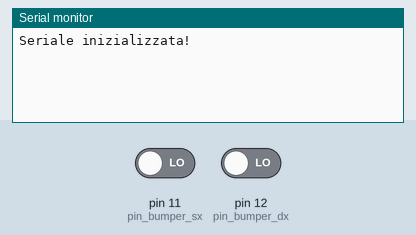
Bench run of a sketch on a simulated Arduino Uno, built with avr-gcc and run on an emulated ATmega328P. Shown: the last lines printed to the serial monitor. The test bench sets the inputs (shaded band); at power-on: pin 11 (pin_bumper_sx) LOW, pin 12 (pin_bumper_dx) LOW.

Above: at 1.2 s.
1.3 s: pin 11 (pin_bumper_sx) driven HIGH
At 1.51 s:
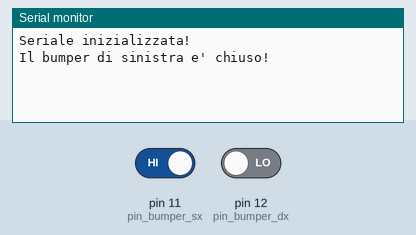
3.4 s: pin 12 (pin_bumper_dx) driven HIGH
At 3.61 s:
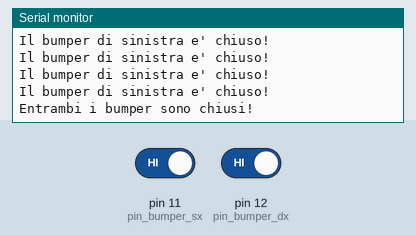
5.5 s: pin 11 (pin_bumper_sx) driven LOW
At 5.71 s:
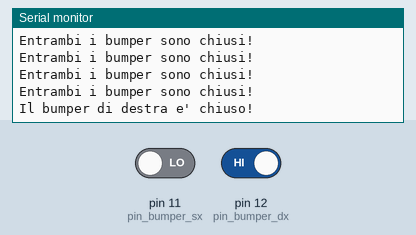

The sketch:

bumper.ino
```cpp
/**
 * bumper.ino
 * Breve guia all'uso dei bumper
 * @author Emanuele Giacomini 4/4/2018
 */

// Scelgo due pin digitali arbitrari per questo esempio
int pin_bumper_dx = 12;
int pin_bumper_sx = 11;

void setup() {
    Serial.begin(9600);
    Serial.println("Seriale inizializzata!");

    // IMPORTANTE
    // Ricordiamoci sempre di comunicare al microcontrollore che, i pin usati
    // sono Input (in questo caso)
    pinMode(pin_bumper_dx, INPUT);
    pinMode(pin_bumper_sx, INPUT);
}

// Prima di passare al loop, vogliamo costruirci una funzione che prenda
// in input il pin relativo al bumper, e ne restituisca il suo
// stato aperto / chiuso

int leggiBumper(int pin) {
  return digitalRead(pin);
}

// Possiamo utilizzare questa funzione ora per sviluppare una funzione piu'
// complessa che, dati due bumper, restituisce un valore che indica quale bumper
// viene chiuso.

// In maniera completamente arbitraria scelgo che questa funzione restituira':
// 1 -> entrambi i sensori sono chiusi
// 2 -> solo il sensore di destra e' chiuso
// 3 -> solo il sensore di sinistra e' chiuso
// 0 -> nessun sensore e' chiuso

int leggiOstacoli(int pin_dx, int pin_sx) {
  int lettura_dx = leggiBumper(pin_dx);
  int lettura_sx = leggiBumper(pin_sx);

  if(lettura_dx == 1 && lettura_sx == 1) {
    // Entrambi i sensori sono attualmente chiusi
    return 1;
  } else if(lettura_dx == 1 && lettura_sx == 0) {
    // Solo il sensore di destra e' attualmente chiuso
    return 2;
  } else if(lettura_dx == 0 && lettura_sx == 1) {
    // Solo il sensore di sinistra e' attualmente chiuso
    return 3;
  } else {
    // Nessun sensore e' attualmente chiuso. Restituisco 0
    return 0;
  }
}

// Con queste due funzioni possiamo finalmente guardare il loop !

void loop() {
  int stato_bumper = leggiOstacoli(pin_bumper_dx, pin_bumper_sx);
  switch(stato_bumper) {
    case 1: {
      Serial.println("Entrambi i bumper sono chiusi!");
      delay(300);
      break;
    }
    case 2: {
      Serial.println("Il bumper di destra e' chiuso!");
      delay(300);
      break;
    }
    case 3: {
      Serial.println("Il bumper di sinistra e' chiuso!");
      delay(300);
      break;
    }
  }


}
```

Measured:
- after the input at 1.3 s, the serial monitor: prints a new line at once (image 1)
- after the input at 3.4 s, the serial monitor: prints a new line at once (image 2)
- after the input at 5.5 s, the serial monitor: prints a new line at once (image 3)
